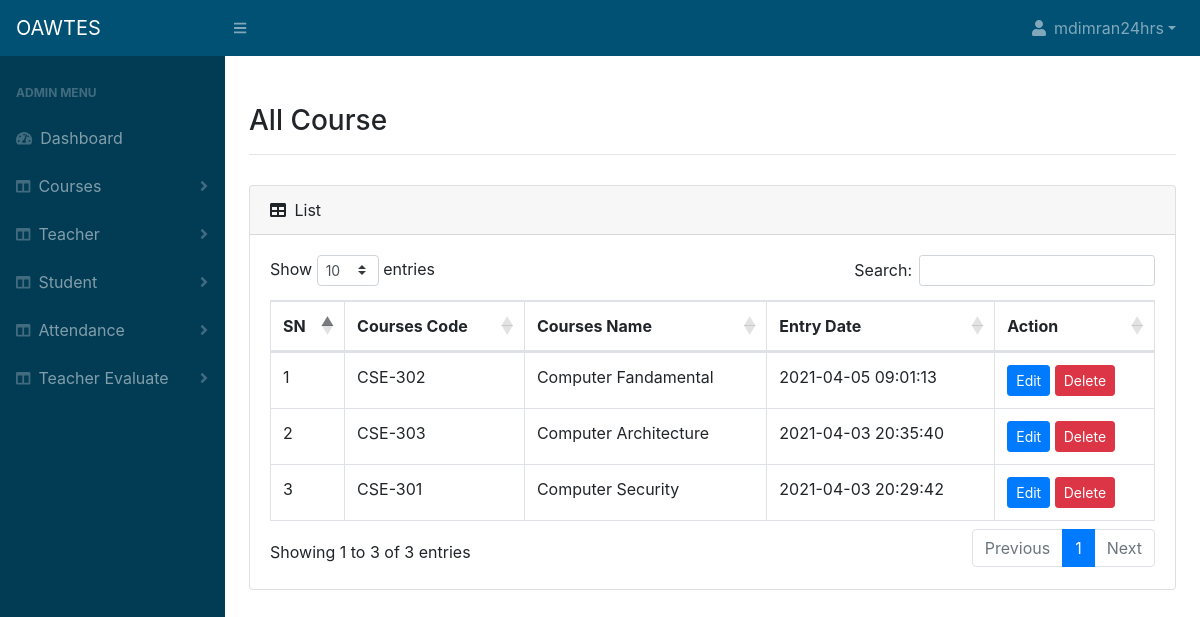
The page /courses_list.php (signed in) on the database its author committed.
### tables this page shows
CREATE TABLE `courses` (
  `id` int(10) NOT NULL,
  `c_code` varchar(255) NOT NULL,
  `c_name` varchar(255) NOT NULL,
  `entrydate` datetime NOT NULL
);

### courses_list.php (the view, shortened to what this page needs)
<!DOCTYPE html>
<html lang="en">
    <head>
        <?php require_once('cssfile.php'); ?>
    </head>
    <body class="sb-nav-fixed">
        <?php require_once('header.php'); ?>
        <div id="layoutSidenav">
            <div id="layoutSidenav_nav" >
                <?php require_once('left_ber.php'); ?>
            </div>
            <div id="layoutSidenav_content">
                <main>
                    <div class="container-fluid">
                        <div class="row">
                            <div class="col-12" style="margin: auto;">
                              <br>
                              <h3 class="mt-4">All Course</h3>
                              <hr style="margin-bottom: 30px;">
                                 <div class="card mb-4">
                            <div class="card-header">
                                <i class="fas fa-table mr-1"></i>
                                List
                            </div>
                            <div class="card-body">
                                <div class="table-responsive">
                                    <table class="table table-bordered" id="dataTable" width="100%" cellspacing="0">
                                        <thead>
                                            <tr>
                                               <th>SN</th>
                                                <th>Courses Code</th>
                                                <th>Courses Name</th>
                                                <th>Entry Date</th>
                                                <th>Action</th>
                                            </tr>
                                        </thead>
                                        <tbody>
                                            <?php
                    $i=0;
            require_once('connection.php');
            $sql = "SELECT * FROM courses ORDER BY id DESC";
            $query = mysqli_query($conn,$sql);
            while($row = mysqli_fetch_array($query, MYSQLI_ASSOC))
            {
              $id = $row['id'];
              $c_code = $row['c_code'];
              $c_name = $row['c_name'];
              $entrydate = $row['entrydate'];
              $sn= ++$i;
               echo "<tr>
                      <td>$sn</td>
                      <td>$c_code</td>
                      <td>$c_name</td>
                      <td>$entrydate</td>
                      <td>
                            <a href='update_courses.php?id=$id' class='btn btn-primary btn-sm'>Edit</a>
                            <a href='courses_delete.php?id=$id' class='btn btn-danger btn-sm'>Delete</a>
                      </td>
                    </tr>";
            }
?>
                                        </tbody>
                                    </table>
                                </div>
                            </div>
                        </div>
                            </div>
                        </div>
                    </div>
                </main>
            </div>
        </div>
    </body>
</html>

### cssfile.php (shortened to what this page needs)
<link href="backend/css/styles.css" rel="stylesheet" />
        <link href="https://cdn.datatables.net/1.10.20/css/dataTables.bootstrap4.min.css" rel="stylesheet" />

### header.php (shortened to what this page needs)
<?php
  $role = $_SESSION['role'];
  $username = $_SESSION['username'];
?>
 <nav class="sb-topnav navbar navbar-expand navbar-dark " style="background-color: #005174; ">
            <a class="navbar-brand" href="index.html">OAWTES</a>
            <button class="btn btn-link btn-sm order-1 order-lg-0" id="sidebarToggle" href="#"><i class="fas fa-bars"></i></button>
            <ul class="navbar-nav ml-auto ml-md-0">
                <li class="nav-item dropdown">
                    <a class="nav-link dropdown-toggle" id="userDropdown" href="#" role="button" data-toggle="dropdown" aria-haspopup="true" aria-expanded="false"><i class="fas fa-user fa-fw"></i> <?php echo $username ; ?></a>
                </li>
            </ul>
        </nav>

### left_ber.php (shortened to what this page needs)
<nav class='sb-sidenav accordion sb-sidenav-dark' id='sidenavAccordion' style='background-color: #023B54; '>
                    <div class='sb-sidenav-menu'>
                        <div class='nav'>
                            <div class='sb-sidenav-menu-heading'><?php echo $role.' Menu' ; ?></div>
                            <?php
                            if($role=='Admin') {
                            echo"<a class='nav-link' href='deshboard.php'>
                                <div class='sb-nav-link-icon'><i class='fas fa-tachometer-alt'></i></div>
                                Dashboard
                            </a>
                            <a class='nav-link collapsed' href='#' data-toggle='collapse' data-target='#collapseLayouts' aria-expanded='false' aria-controls='collapseLayouts'>
                                <div class='sb-nav-link-icon'><i class='fas fa-columns'></i></div>
                                Courses
                                <div class='sb-sidenav-collapse-arrow'><i class='fas fa-angle-down'></i></div>
                            </a>
                           <a class='nav-link collapsed' href='#' data-toggle='collapse' data-target='#Teacher' aria-expanded='false' aria-controls='Teacher'>
                                <div class='sb-nav-link-icon'><i class='fas fa-columns'></i></div>
                                Teacher
                                <div class='sb-sidenav-collapse-arrow'><i class='fas fa-angle-down'></i></div>
                            </a>
                            <a class='nav-link collapsed' href='#' data-toggle='collapse' data-target='#Student' aria-expanded='false' aria-controls='Student'>
                                <div class='sb-nav-link-icon'><i class='fas fa-columns'></i></div>
                                Student
                                <div class='sb-sidenav-collapse-arrow'><i class='fas fa-angle-down'></i></div>
                            </a>
                            <a class='nav-link collapsed' href='#' data-toggle='collapse' data-target='#Attendance' aria-expanded='false' aria-controls='Attendance'>
                                <div class='sb-nav-link-icon'><i class='fas fa-columns'></i></div>
                                Attendance
                                <div class='sb-sidenav-collapse-arrow'><i class='fas fa-angle-down'></i></div>
                            </a>
                            <a class='nav-link collapsed' href='#' data-toggle='collapse' data-target='#Evaluate' aria-expanded='false' aria-controls='Evaluate'>
                                <div class='sb-nav-link-icon'><i class='fas fa-columns'></i></div>
                                Teacher Evaluate
                                <div class='sb-sidenav-collapse-arrow'><i class='fas fa-angle-down'></i></div>
                            </a>
                            "; } ?>
                        </div>
                    </div>
                </nav>

### rows shown on the page
courses: sn "1", c_code "CSE-302", c_name "Computer Fandamental", entrydate "2021-04-05 09:01:13"
courses: sn "2", c_code "CSE-303", c_name "Computer Architecture", entrydate "2021-04-03 20:35:40"
courses: sn "3", c_code "CSE-301", c_name "Computer Security", entrydate "2021-04-03 20:29:42"

### other values the page prints
$username "mdimran24hrs"
$role "ADMIN"
